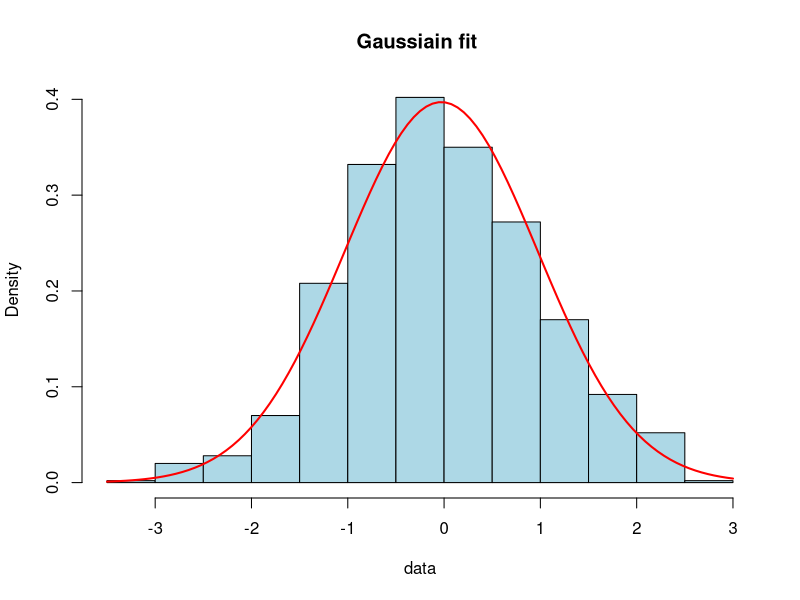

Here is the R script that generated this plot:
#generate normal data 
data = rnorm(1000, mean = 0, sd = 1)

#plot histrogram 
hist (data, probability = TRUE, col = "lightblue", main = "Gaussiain fit ")

# overlau gaussian pdf 
curve (dnorm(x, mean = mean(data), sd = sd(data)), add = TRUE, col = "red", lwd = 2)
